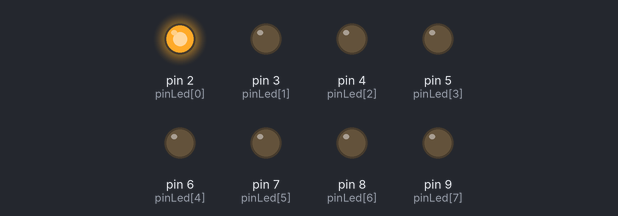
The sketch below on a simulated Arduino Uno, built with avr-gcc and run on an emulated ATmega328P. On the bench: output pins drawn as LEDs (lit = HIGH).

Above: at 0.15 s.
At 0.75 s:
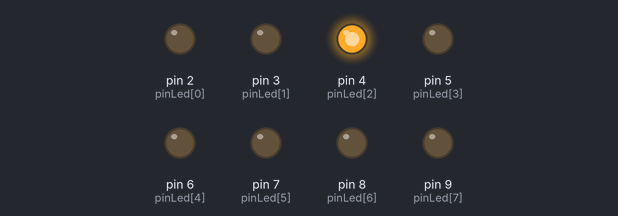
At 1.35 s:
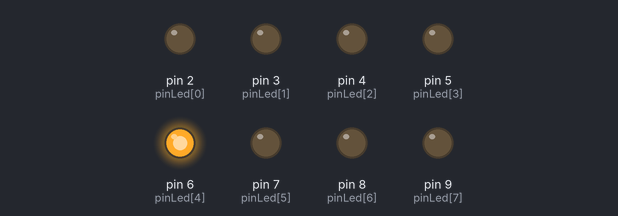
At 2.55 s:
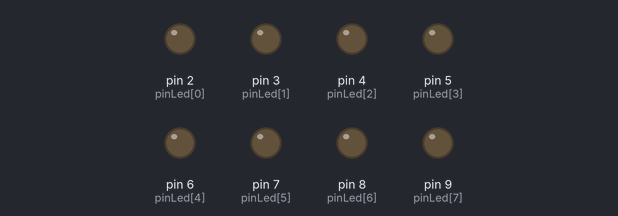
At 4.35 s:
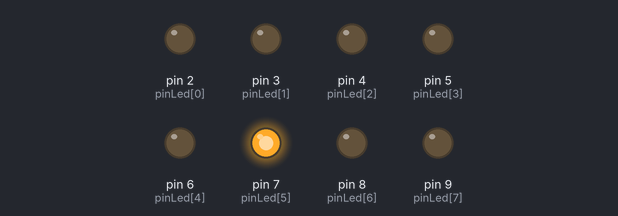
At 5.85 s:
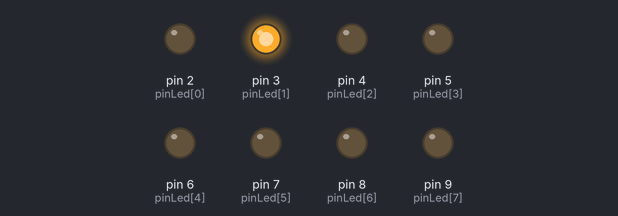
Timing chart, 0 to 6.2 s (numbered marks = the images above):
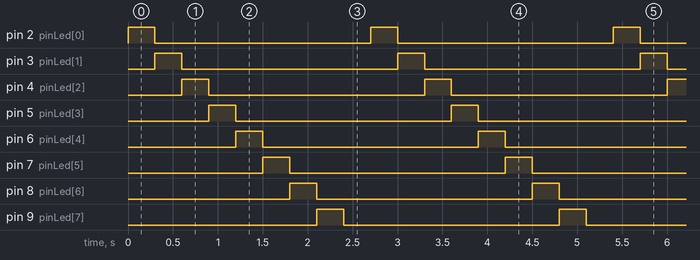

The sketch:

chaytraiphai.ino
```cpp
int pinLed [] = {2, 3, 4,5, 6, 7,8,9}; //  (0,1,2,3,4,5,6,7)
int i,j;
void chaytraiphai()
{
static int chayl=0;
for(i=0;i<8;i++)
digitalWrite(pinLed[i], LOW);
digitalWrite (pinLed [chayl] , HIGH) ; delay(300);
chayl++;
if (chayl>8)
chayl=0;
}
void setup()
{
for(i=0;i<=7;i++)
pinMode(pinLed[i],OUTPUT);
}
void loop()
{
chaytraiphai();
}
```

Measured:
- by itself, pin 2 (pinLed[0]), pin 3 (pinLed[1]), pin 4 (pinLed[2]), pin 5 (pinLed[3]), pin 6 (pinLed[4]), pin 7 (pinLed[5]), pin 8 (pinLed[6]), pin 9 (pinLed[7]): alternates HIGH for 0.30 s and LOW for 2.4 s
- by itself, everything shown: repeats every 2.7 s, in 9 steps
